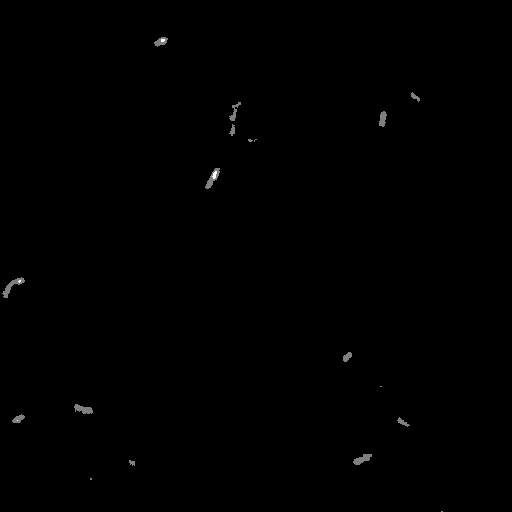
#> input picture code/lacI_titration 4/O2_R60_yfp_pos_07.tif, 512 x 512 px, given in place of O2_R124_phase_pos_02.tif, which was not available
$ jupyter execute --allow-errors lacI_titration_day3.ipynb   (shell and % lines are left out)   (text cells are left out)
#> lines starting #> are read from the running program, lines starting #| are printed output that depends on the picture; pictures that were not available may be replaced by others from this repository, and a replacement may not be noted
[cell 1]
# import the usual
import numpy as np
import matplotlib.pyplot as plt

# for nice plots
import seaborn as sns
rc={'lines.linewidth': 2, 'axes.labelsize': 14, 'axes.titlesize': 14, \
    'xtick.labelsize' : 14, 'ytick.labelsize' : 14}
sns.set(style='ticks', rc=rc)

# show images in viridis by default
plt.rcParams['image.cmap'] = 'viridis'

# for extracting filenames
import glob

# skimage submodules we need
import skimage.io
import skimage.measure
import skimage.filters
import skimage.exposure

[cell 2]
# Read an example phase contrast image
im = skimage.io.imread('data/lacI_titration/O2_R124_phase_pos_02.tif')
#> im is the input picture: shape (512, 512) uint16; min 98, max 749, mean 131.3

# Show the image
plt.imshow(im)

[cell 3]
# normalize it
im_float = (im - np.min(im))/(np.max(im)-np.min(im))
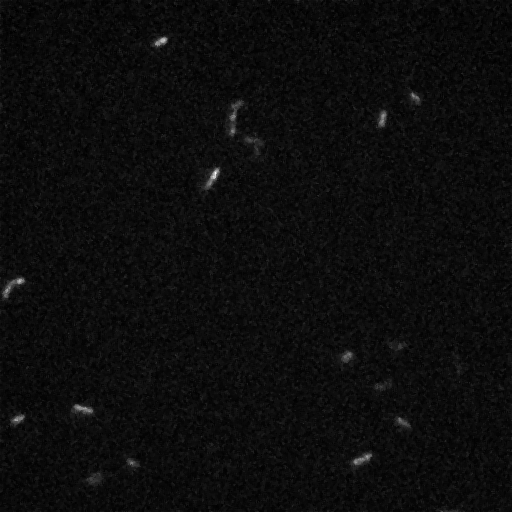
#> im_float: shape (512, 512) float64; min 0, max 1, mean 0.0511

# find the background
gauss_radius = 50
im_bg = skimage.filters.gaussian(im_float, sigma=gauss_radius)
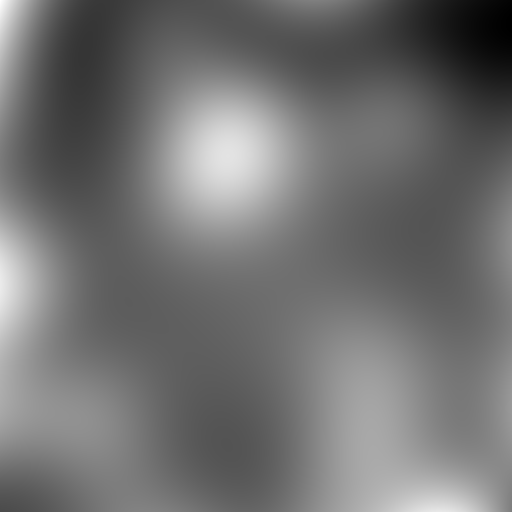
#> im_bg: shape (512, 512) float64; min 0.0441, max 0.0633, mean 0.0526; drawn with min black and max white

# show the background
plt.imshow(im_bg)

[cell 4]
# perform a background subtraction
im_bs = im_float - im_bg

# show the background-subtracted image
fig, ax = plt.subplots(1,2)
ax[0].imshow(im_float)
ax[0].set_title('original image')

ax[1].imshow(im_bs)
ax[1].set_title('background-subtracted image')
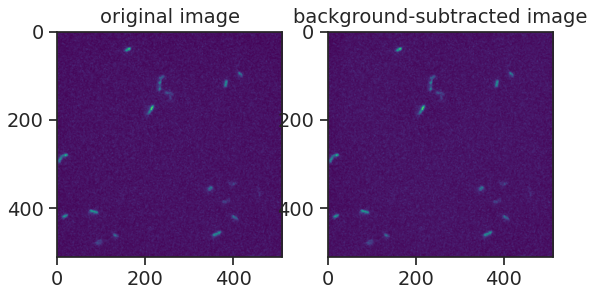
#> figure drawn by matplotlib, 2 panels

[cell 5]
hist, pixel_vals = skimage.exposure.histogram(im_bs)
#> hist = 256 values, max 20064 at index 12, min 0 at index 130, mean 1024; pixel_vals = 256 values from -0.0547 to 0.938

plt.plot(pixel_vals, hist, '.')
plt.yscale('log')
plt.xlabel('pixel value')
plt.ylabel('count')
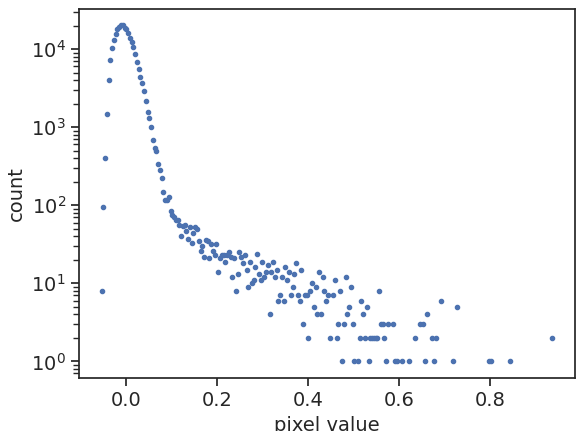
#> figure drawn by matplotlib, 1 panel; curve peaks at x = -0.00805, y = 20064

[cell 6]
# Choose a threshold
threshold = -0.2

# Thresholded image
im_thresh = im_bs < threshold
#> im_thresh: shape (512, 512) bool; every value is 0

# Show the thresholded image
plt.imshow(im_thresh)

[cell 7]
# label the objects in the binary image
im_label = skimage.measure.label(im_thresh)
#> im_label: shape (512, 512) int32; every value is 0

# show the labeled image in a colored scale
plt.imshow(im_label)

[cell 8]
print("Objects in image:", im_label.max())
#| Objects in image: 0

[cell 9]
# length calibration
pixel_size = 0.16 # µm

# list to store area values in um^2
areas = []

# obtain the areas of all labeled objects
objs = skimage.measure.regionprops(im_label)
#> objs = []

# loop through the objects and update
for obj in objs:
    areas.append(obj.area * pixel_size**2)
#> this loop made 0 passes
#> after the loop, areas = []

# Take a look at the distribution
_ = plt.hist(areas, bins = 50)
plt.xlabel('area (µm^2)')
plt.ylabel('count')
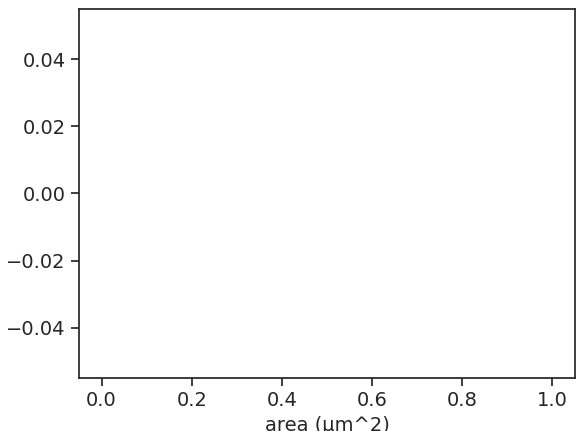
#> figure drawn by matplotlib, 1 panel

[cell 10]
# area thresholds for what we call a bacteria
lower_area = 1 # µm^2
upper_area = 4 # µm^2

# create a blank image with dimensions of im_label
im_mask = np.zeros_like(im_label)

# loop through the objects
for obj in objs:

    # compute object area
    area = obj.area * pixel_size**2

    # if area is within the thresholds, add this object to the mask
    if (area > lower_area) and (area < upper_area):
        im_mask = im_mask + (im_label == obj.label)

plt.imshow(im_mask)

[cell 11]
# label the remaining objects
im_mask_label = skimage.measure.label(im_mask)
#> im_mask_label: shape (512, 512) int64; every value is 0

# print the number of object after size filtering
print(im_mask_label.max(), ' objects remain after filtering')
#| 0  objects remain after filtering

[cell 12]
import pboc_utils as pboc

#> (a cell that did not finish here is left out)

[cell 14]
# read the matching YFP image
im_yfp = skimage.io.imread('data/lacI_titration/O2_R124_yfp_pos_02.tif')
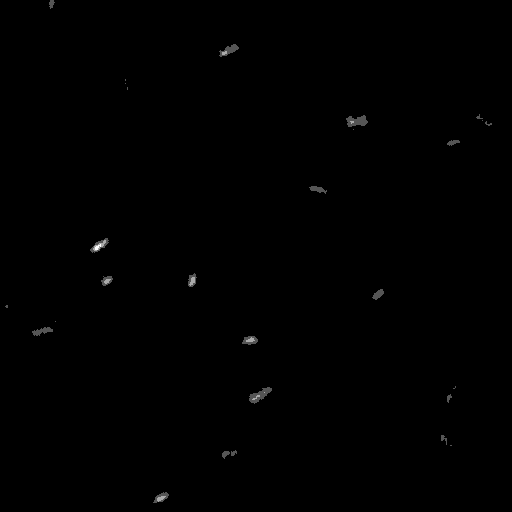
#> input picture code/lacI_titration 4/O2_R60_yfp_pos_10.tif, 512 x 512 px, given in place of O2_R124_yfp_pos_02.tif, which was not available
#> im_yfp is the input picture: shape (512, 512) uint16; min 99, max 904, mean 133.2

# show them next to each other
fig, ax = plt.subplots(1,3, figsize=[10,3])
ax[0].imshow(im_yfp)
ax[0].set_title('YFP image')

ax[1].imshow(im)
ax[1].set_title('Phase image')

#> (the rest of this cell did not finish here and is left out)

[cell 15]
# list to store yfp intensities
intensities = []

# number of cells in the mask
#> (the rest of this cell did not finish here and is left out)

[cell 16]
def find_intensities(im_phase,im_yfp):

    mask = pboc.create_mask(im_phase)

    # list to store yfp intensities
    intensities = []

    # number of cells in the mask
    n_cells = np.max(mask)

    # loop through cells and find the mean intensity for each
    for i in range(1,n_cells):
        cell_mask = (mask == i)
        num_pixels = np.sum(cell_mask)
        cell_yfp = im_yfp * cell_mask
        cell_mean_intensity = np.sum(cell_yfp) / num_pixels
        intensities.append(cell_mean_intensity)

    return intensities

[cell 17]
# strain information
operator = "O2"
repressor = "R124"

# filename structure
filename_structure_phase = "./data/lacI_titration/" + operator + "_" + repressor + \
                "_phase_pos_*.tif"
filename_structure_yfp = "./data/lacI_titration/" + operator + "_" + repressor + \
                "_yfp_pos_*.tif"

# grab all the images for this given strain
phase_names = np.sort(glob.glob(filename_structure_phase))
yfp_names = np.sort(glob.glob(filename_structure_yfp))

# number of positions
n_images = len(phase_names)

# list to store intensity values for *all* the images
intensities_all = []

# loop through the images
for i in range(n_images):

    # read in the image
    im_phase = skimage.io.imread(phase_names[i])
    im_yfp = skimage.io.imread(yfp_names[i])

    # get the intensities from from the YFP image
    intensities = find_intensities(im_phase, im_yfp)

    # update the all_intensities
    intensities_all = intensities_all + intensities

[cell 18]
plt.hist(intensities_all, bins=50);
plt.xlabel("YFP intensity (a.u.)")
plt.ylabel("frequency")

[cell 19]
def find_intensities_all(operator,repressor):
    # filename structure
    filename_phase = "./data/lacI_titration/" + operator + "_" + repressor + \
                    "_phase_pos_*.tif"
    filename_yfp = "./data/lacI_titration/" + operator + "_" + repressor + \
                    "_yfp_pos_*.tif"

    # grab all the images for this given strain
    phase_names = np.sort(glob.glob(filename_phase))
    yfp_names = np.sort(glob.glob(filename_yfp))

    # number of positions
    n_images = len(phase_names)

    # list to store intensity values for *all* the images
    intensities_all = []

    # loop through the images
    for i in range(n_images):

        # read in the image
        im_phase = skimage.io.imread(phase_names[i])
        im_yfp = skimage.io.imread(yfp_names[i])

        # get the intensities from from the YFP image
        intensities = find_intensities(im_phase, im_yfp)

        # update the all_intensities
        intensities_all = intensities_all + intensities

    return intensities_all

[cell 20]
def find_fold_change(operator, repressor):
    # mean intensities for "auto", "delta", and "Rxxx"
    mean_auto = np.mean(find_intensities_all(operator,"auto"))
    mean_delta = np.mean(find_intensities_all(operator,"delta"))
    mean_R = np.mean(find_intensities_all(operator,repressor))

    # calculate the fold change
    fold_change = (mean_R - mean_auto) / (mean_delta - mean_auto)

    return fold_change

[cell 21]
# strain information
operator = 'O2'
repressor = 'R124'

# compute fold-change
fc = find_fold_change(operator, repressor)

# Show the fold-change
print('Fold-change = ', fc )

[cell 22]
# names of strain parameters
operators = ['O1', 'O2', 'O3']
repressors = ['R22', 'R60', 'R124', 'R260', 'R1220', 'R1740']
repressor_counts = [22, 60, 124, 260, 1220, 1740]

# number of operators and repressors
n_operators = len(operators)
n_repressors = len(repressors)

# fold-change 2D array to store values in
fold_change_values = np.zeros([n_operators, n_repressors])

# loop through list of operators
for i in range(n_operators):
    # loop through list of repressors
    for j in range(n_repressors):

        # grab the operator / repressor pair
        operator = operators[i]
        repressor = repressors[j]

        # print to see how the loop is progressing
        print(operator,repressor)

        # find the fold-change
        fold_change_values[i,j] = find_fold_change(operator, repressor)

[cell 23]
# number of non-specific sites
NNS = 4.6E6

# repressor binding energies in kT units
dE = [-15.3, -13.9, -9.3]

# range of repressor copy numbers, 10 to 10,000
R_range = np.logspace(1, 4, 100)

# assign a color to each operator
colors = ['r', 'g', 'b']

# find and plot the theoretical predictions
for i in range(len(dE)):
    fold_change = 1/(1 + R_range/ NNS * np.exp(-dE[i]))
    plt.loglog(R_range, fold_change, color = colors[i])

plt.xlabel('Number of repressors')
plt.ylabel('Fold-change')
plt.legend(["O1","O2","O3"])
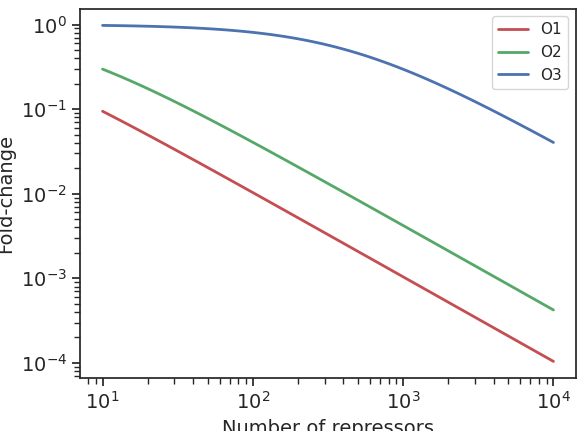
#> figure drawn by matplotlib, 1 panel; curve peaks at x = 10, y = 0.0944; curve peaks at x = 10, y = 0.297; curve peaks at x = 10, y = 0.977

[cell 24]
# find and plot the theoretical predictions
for i in range(len(operators)):
    fold_change = 1/(1 + R_range/NNS * np.exp(-dE[i]))
    plt.loglog(R_range, fold_change, color = colors[i])

# plot the data on top
for i in range(len(operators)):
    plt.loglog(repressor_counts, fold_change_values[i,:], '.', markersize = 20, color = colors[i])

plt.xlabel('Number of repressors')
plt.ylabel('Fold-change')
plt.legend(["O1","O2","O3"])
